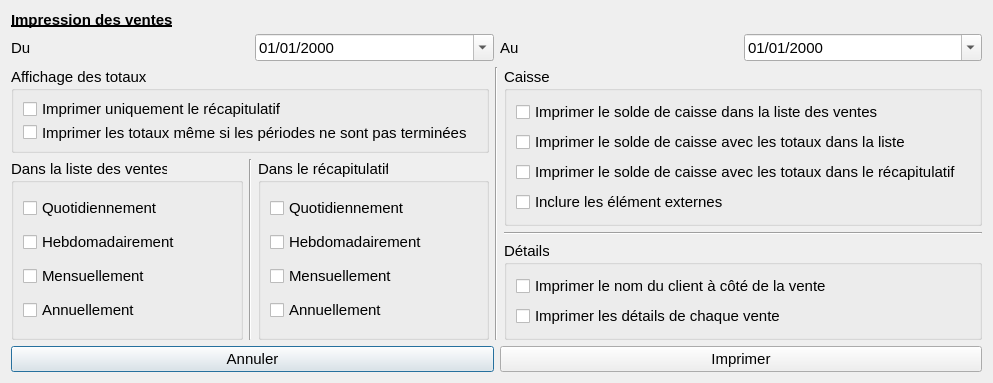
<?xml version="1.0" encoding="UTF-8"?>
<ui version="4.0">
 <class>DialogImpression</class>
 <widget class="QDialog" name="DialogImpression">
  <property name="geometry">
   <rect>
    <x>0</x>
    <y>0</y>
    <width>993</width>
    <height>349</height>
   </rect>
  </property>
  <property name="font">
   <font>
    <pointsize>11</pointsize>
   </font>
  </property>
  <property name="windowTitle">
   <string>Impression des ventes</string>
  </property>
  <layout class="QVBoxLayout" name="verticalLayout">
   <item>
    <widget class="QLabel" name="label_3">
     <property name="maximumSize">
      <size>
       <width>16777215</width>
       <height>17</height>
      </size>
     </property>
     <property name="font">
      <font>
       <weight>75</weight>
       <bold>true</bold>
       <underline>true</underline>
      </font>
     </property>
     <property name="text">
      <string>Impression des ventes</string>
     </property>
    </widget>
   </item>
   <item>
    <widget class="QWidget" name="widget_2" native="true">
     <property name="maximumSize">
      <size>
       <width>16777215</width>
       <height>32</height>
      </size>
     </property>
     <layout class="QHBoxLayout" name="horizontalLayout">
      <property name="margin">
       <number>0</number>
      </property>
      <item>
       <widget class="QLabel" name="label">
        <property name="text">
         <string>Du</string>
        </property>
       </widget>
      </item>
      <item>
       <widget class="QDateEdit" name="dateEdit">
        <property name="displayFormat">
         <string>dd/MM/yyyy</string>
        </property>
        <property name="calendarPopup">
         <bool>true</bool>
        </property>
       </widget>
      </item>
      <item>
       <widget class="QLabel" name="label_2">
        <property name="text">
         <string>Au</string>
        </property>
       </widget>
      </item>
      <item>
       <layout class="QHBoxLayout" name="horizontalLayout_2">
        <item>
         <widget class="QDateEdit" name="dateEdit_2">
          <property name="displayFormat">
           <string>dd/MM/yyyy</string>
          </property>
          <property name="calendarPopup">
           <bool>true</bool>
          </property>
         </widget>
        </item>
       </layout>
      </item>
     </layout>
    </widget>
   </item>
   <item>
    <layout class="QHBoxLayout" name="horizontalLayout_3">
     <item>
      <layout class="QVBoxLayout" name="verticalLayout_2">
       <item>
        <widget class="QGroupBox" name="groupBox_5">
         <property name="maximumSize">
          <size>
           <width>16777215</width>
           <height>86</height>
          </size>
         </property>
         <property name="title">
          <string>Affichage des totaux</string>
         </property>
         <layout class="QVBoxLayout" name="verticalLayout_8">
          <item>
           <widget class="QCheckBox" name="checkBox_9">
            <property name="text">
             <string>Imprimer uniquement le récapitulatif</string>
            </property>
           </widget>
          </item>
          <item>
           <widget class="QCheckBox" name="checkBox_10">
            <property name="text">
             <string>Imprimer les totaux même si les périodes ne sont pas terminées</string>
            </property>
           </widget>
          </item>
         </layout>
        </widget>
       </item>
       <item>
        <layout class="QHBoxLayout" name="horizontalLayout_4">
         <item>
          <widget class="QGroupBox" name="groupBox">
           <property name="title">
            <string>Dans la liste des ventes</string>
           </property>
           <layout class="QVBoxLayout" name="verticalLayout_4">
            <item>
             <widget class="QCheckBox" name="checkBox">
              <property name="text">
               <string>Quotidiennement</string>
              </property>
             </widget>
            </item>
            <item>
             <widget class="QCheckBox" name="checkBox_2">
              <property name="text">
               <string>Hebdomadairement</string>
              </property>
             </widget>
            </item>
            <item>
             <widget class="QCheckBox" name="checkBox_3">
              <property name="text">
               <string>Mensuellement</string>
              </property>
             </widget>
            </item>
            <item>
             <widget class="QCheckBox" name="checkBox_4">
              <property name="text">
               <string>Annuellement</string>
              </property>
             </widget>
            </item>
           </layout>
          </widget>
         </item>
         <item>
          <widget class="Line" name="line">
           <property name="orientation">
            <enum>Qt::Vertical</enum>
           </property>
          </widget>
         </item>
         <item>
          <widget class="QGroupBox" name="groupBox_3">
           <property name="title">
            <string>Dans le récapitulatif</string>
           </property>
           <layout class="QVBoxLayout" name="verticalLayout_5">
            <item>
             <widget class="QCheckBox" name="checkBox_5">
              <property name="text">
               <string>Quotidiennement</string>
              </property>
             </widget>
            </item>
            <item>
             <widget class="QCheckBox" name="checkBox_6">
              <property name="text">
               <string>Hebdomadairement</string>
              </property>
             </widget>
            </item>
            <item>
             <widget class="QCheckBox" name="checkBox_7">
              <property name="text">
               <string>Mensuellement</string>
              </property>
             </widget>
            </item>
            <item>
             <widget class="QCheckBox" name="checkBox_8">
              <property name="text">
               <string>Annuellement</string>
              </property>
             </widget>
            </item>
           </layout>
          </widget>
         </item>
        </layout>
       </item>
      </layout>
     </item>
     <item>
      <widget class="Line" name="line_2">
       <property name="orientation">
        <enum>Qt::Vertical</enum>
       </property>
      </widget>
     </item>
     <item>
      <layout class="QVBoxLayout" name="verticalLayout_3">
       <item>
        <widget class="QGroupBox" name="groupBox_2">
         <property name="title">
          <string>Caisse</string>
         </property>
         <layout class="QVBoxLayout" name="verticalLayout_6">
          <item>
           <widget class="QCheckBox" name="checkBox_11">
            <property name="text">
             <string>Imprimer le solde de caisse dans la liste des ventes</string>
            </property>
           </widget>
          </item>
          <item>
           <widget class="QCheckBox" name="checkBox_12">
            <property name="text">
             <string>Imprimer le solde de caisse avec les totaux dans la liste</string>
            </property>
           </widget>
          </item>
          <item>
           <widget class="QCheckBox" name="checkBox_13">
            <property name="text">
             <string>Imprimer le solde de caisse avec les totaux dans le récapitulatif</string>
            </property>
           </widget>
          </item>
          <item>
           <widget class="QCheckBox" name="checkBox_16">
            <property name="text">
             <string>Inclure les élément externes</string>
            </property>
           </widget>
          </item>
         </layout>
        </widget>
       </item>
       <item>
        <widget class="Line" name="line_3">
         <property name="orientation">
          <enum>Qt::Horizontal</enum>
         </property>
        </widget>
       </item>
       <item>
        <widget class="QGroupBox" name="groupBox_4">
         <property name="title">
          <string>Détails</string>
         </property>
         <layout class="QVBoxLayout" name="verticalLayout_7">
          <item>
           <widget class="QCheckBox" name="checkBox_14">
            <property name="text">
             <string>Imprimer le nom du client à côté de la vente</string>
            </property>
           </widget>
          </item>
          <item>
           <widget class="QCheckBox" name="checkBox_15">
            <property name="text">
             <string>Imprimer les détails de chaque vente</string>
            </property>
           </widget>
          </item>
         </layout>
        </widget>
       </item>
      </layout>
     </item>
    </layout>
   </item>
   <item>
    <widget class="QWidget" name="widget" native="true">
     <property name="maximumSize">
      <size>
       <width>16777215</width>
       <height>27</height>
      </size>
     </property>
     <layout class="QHBoxLayout" name="horizontalLayout_5">
      <property name="margin">
       <number>0</number>
      </property>
      <item>
       <widget class="QPushButton" name="pushButton_2">
        <property name="text">
         <string>Annuler</string>
        </property>
       </widget>
      </item>
      <item>
       <widget class="QPushButton" name="pushButton">
        <property name="text">
         <string>Imprimer</string>
        </property>
       </widget>
      </item>
     </layout>
    </widget>
   </item>
  </layout>
 </widget>
 <resources/>
 <connections>
  <connection>
   <sender>pushButton_2</sender>
   <signal>clicked()</signal>
   <receiver>DialogImpression</receiver>
   <slot>reject()</slot>
   <hints>
    <hint type="sourcelabel">
     <x>251</x>
     <y>326</y>
    </hint>
    <hint type="destinationlabel">
     <x>496</x>
     <y>174</y>
    </hint>
   </hints>
  </connection>
 </connections>
</ui>
